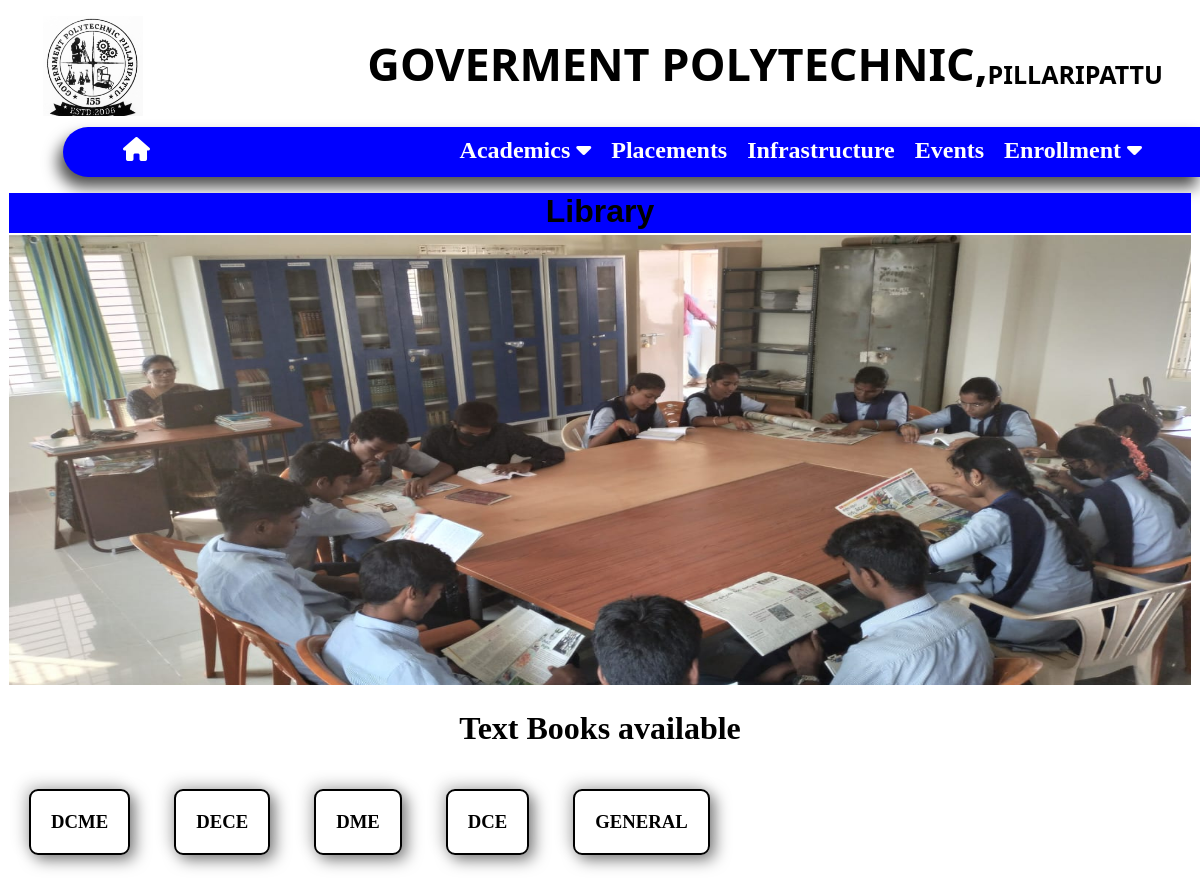
The page /html/library.php on the database its author committed.
### tables this page shows
CREATE TABLE `indexdata` (
  `id` int(11) NOT NULL,
  `clg_name` varchar(255) NOT NULL,
  `clg_place` varchar(255) NOT NULL,
  `clg_logo` varchar(255) NOT NULL,
  `clg_img` varchar(255) NOT NULL,
  `about_clg` mediumtext NOT NULL,
  `pro_imgs` varchar(999) NOT NULL,
  `extra_imgs` varchar(999) NOT NULL,
  `vision_clg` mediumtext NOT NULL,
  `mission_clg` mediumtext NOT NULL
);

CREATE TABLE `books_category` (
  `category` varchar(30) NOT NULL
);

### html/library.php (the view, shortened to what this page needs)
<?php
$con=mysqli_connect('localhost','root','','id20532735_gptplpt2');
$sql="SELECT * FROM  `books_category`";
$res=mysqli_query($con,$sql);
?>
<!DOCTYPE html>
<html lang="en">
<head>
    <link rel="stylesheet" href="../css/library.css">
    <link rel="stylesheet" href="../css/menu_foot.css">
    <link rel="stylesheet" href="https://cdnjs.cloudflare.com/ajax/libs/font-awesome/6.2.1/css/all.min.css" />
</head>
<body onload="last()">
<header>
    <?php
    $sql="SELECT * FROM `indexdata`";
    $qu=mysqli_query($con,$sql);
    $rr=mysqli_fetch_assoc($qu);
    ?>
            <div class="clg_logo" style="background-image:url('../images/index_img/<?php echo $rr['clg_logo'];?>');">
            </div>
            <div class="clg_name">
                <p><b class="govt"><?php echo $rr['clg_name'];?>,</b><b class="plpt"><?php echo $rr['clg_place'];?></b></p>
            </div>
            <menu class="menuu" >
                <a id="home_btn" href="../index.php"><i class="fa-solid fa-house"></i></a>
                <ul id="sidemenu">
                    <li>
                        <a onclick="aacad()" href="#">Academics&nbsp;<i class="fas fa-caret-down"></i></a>
                    </li>
                    <li><a href="Placements.php">Placements</a></li>
                    <li><a href="Infrastructure.php">Infrastructure</a></li>
                    <li><a href="Events.php">Events</a></li>
                    <li onclick="show()">
                        <a href="#">Enrollment&nbsp;<i class="fas fa-caret-down"></i></a>
                    </li>
                </ul>
            </menu>
        </header>
  <div class="mc">
         <h1 class="heading">Library</h1>
        <center><h2>Welcome to our college Library</h2></center>
        <img id="lib_img" src="../images/library3.jpeg" alt="">
        <center><h1>Text Books available</h1></center>
        <div class="branchmenu">
            <?php
            $i=0;
            while($row=mysqli_fetch_assoc($res))
            {$i++;
            ?>
            <h3 class=m  onclick="display('m<?php echo$i?>')"><?php echo $row['category']?></h3>
<?php } ?>
        </div>
  </div>
</body>
</html>

### css/library.css (style rules this page uses)
.mc { padding:0; margin: 1px; }
.heading { padding: 0; margin: 0; color: black; font-family: sans-serif; background-color: blue; display: flex; justify-content: center; width: 100%; height: 40px; }
#lib_img { width: 100%; height: 450px; margin-top: -65px; }
.m { display: inline-flex; padding: 20px; margin: 20px; border: 2px solid;border-radius: 9px; box-shadow: 5px 5px 15px rgb(0,0,0,.5), -5px -5px 15px rgb(0,0,0,.16); cursor: pointer; }

### css/menu_foot.css (style rules this page uses)
body { overflow-x: hidden; }
.clg_logo { float: left; margin-left: 35px; height: 100px; width: 100px; }
.clg_name p { display: flex; justify-content: end; padding-right: 29px; height: 95px; align-items: center; }
.govt { font-size: 45px; font-family:system-ui; text-transform: uppercase; }
.plpt { font-size: 25px; padding-top: 20px; font-family:system-ui, -apple-system, BlinkMacSystemFont, 'Segoe UI', Roboto, Oxygen, Ubuntu, Cantarell, 'Open Sans', 'Helvetica Neue', sans-serif; text-transform: uppercase; }
.menuu { background-color: blue; height: 50px; margin-right: -10px; margin-left: 55px; border-bottom-left-radius:25px ; border-top-left-radius: 25px; box-shadow: -5px 10px 15px rgb(0,0,0,0.7); animation: menuu 2s; }
#home_btn { text-decoration: none; float: left; color: white; font-size: 24px; font-weight: bold; position: relative; padding-left: 20px; padding-top: 10px; }
.menuu ul { display: flex; justify-content: end; padding-right: 60px; }
.menuu ul li { list-style:none; position: relative; padding-left: 20px; padding-top: 10px; }
.menuu ul li a { text-decoration: none; color: white; font-size: 24px; font-weight: bold; }

### html/library.php (style rules this page uses)
.clg_logo { background-repeat: no-repeat; background-size: cover; }
#aacad ,#enrol,#sidemenu { z-index: 10; }

### rows shown on the page
indexdata: clg_logo (picture), clg_name "GOVERMENT POLYTECHNIC", clg_place "PILLARIPATTU"
books_category: category "DCME"
books_category: category "DECE"
books_category: category "DME"
books_category: category "DCE"
books_category: category "GENERAL"
